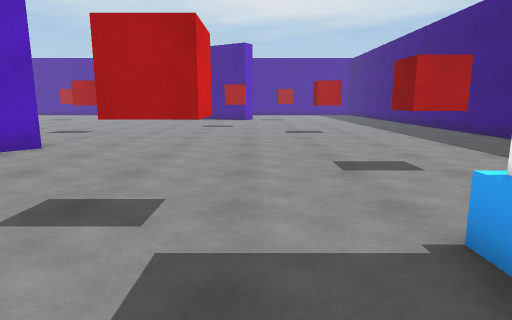
View 1 (above)

22 first-person views from a walk through a Unity game level. The camera is 1.3 m above the floor, tilts 10° down and sees 75° across. The floor is counted in squares, 1 m on a side. Each view is taken from the middle of a square. On the plan, view 1 faces up. The plan holds only what a view shows up to about 14 squares ahead; the rest is blank. The place goes on beyond the plan. The player character is not drawn.

View 2
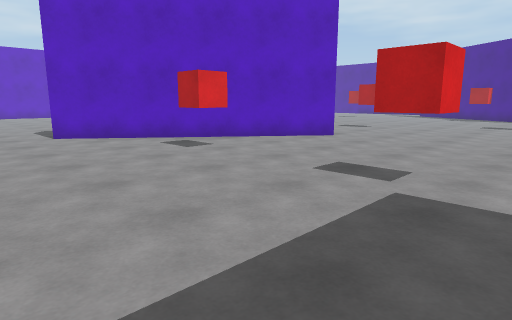

View 3
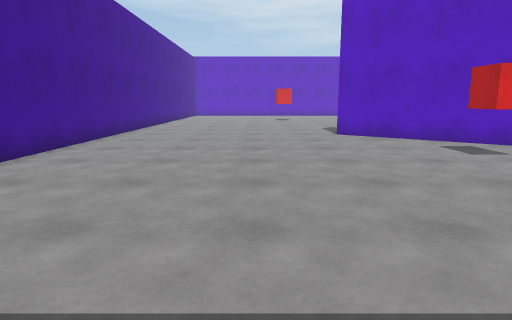

View 4
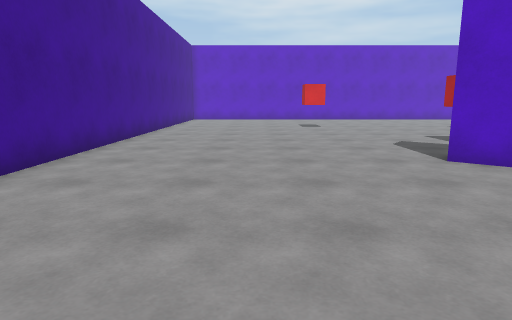

View 5
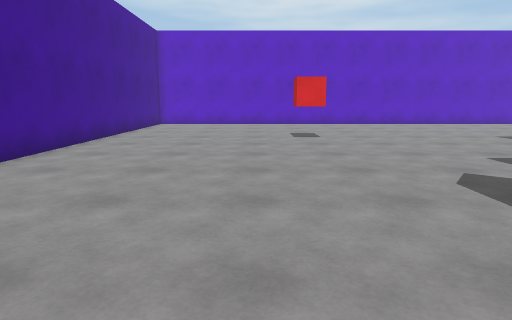

View 6
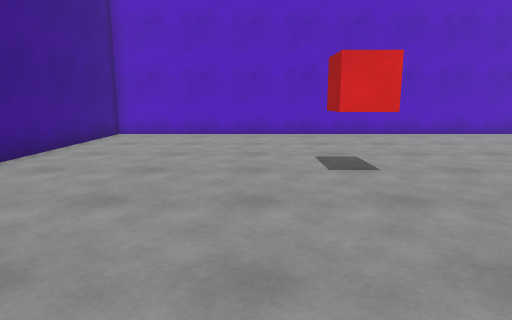

View 7
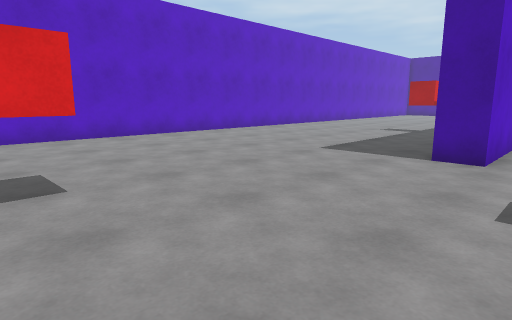

View 8
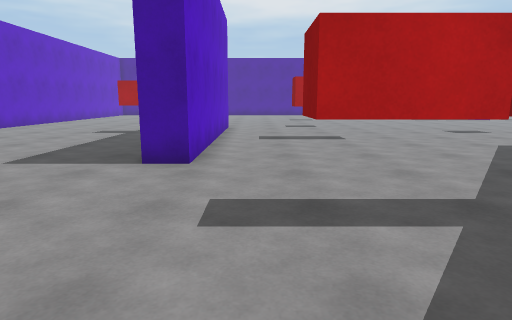

View 9
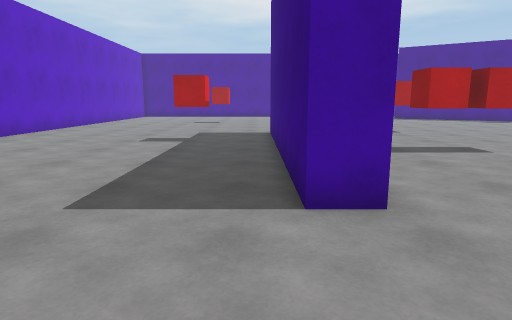

View 10
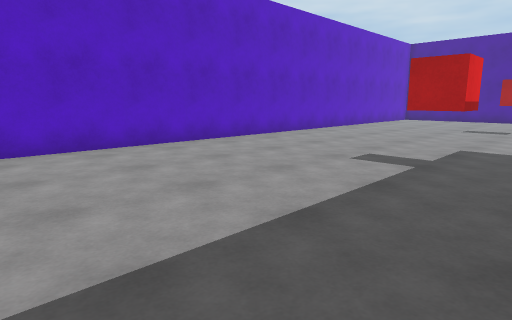

View 11
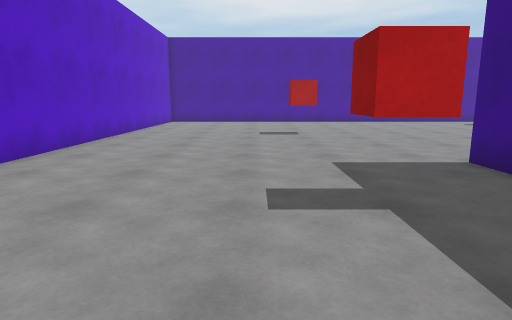

View 12
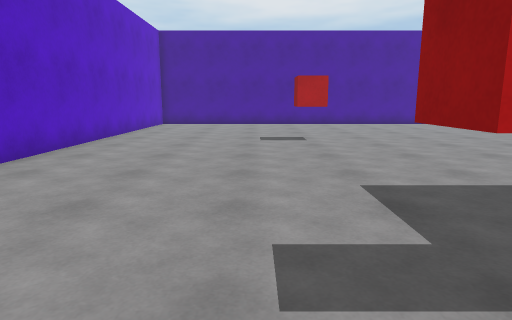

View 13
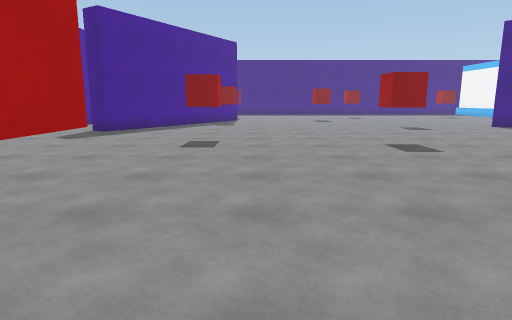

View 14
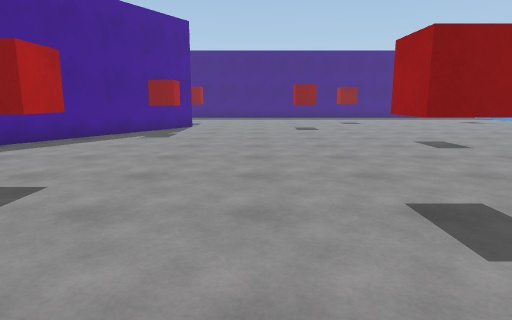

View 15
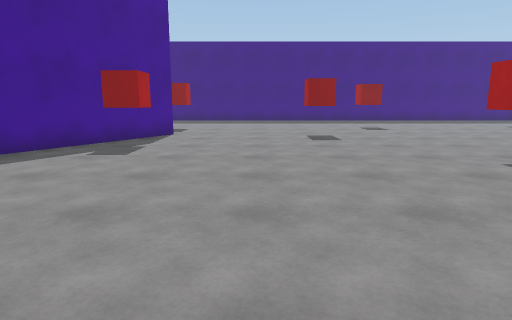

View 16
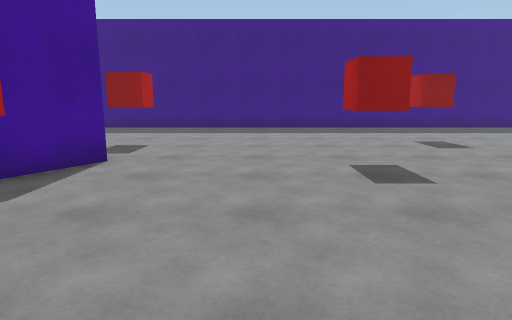

View 17
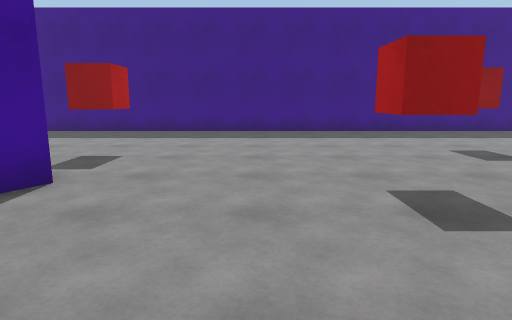

View 18
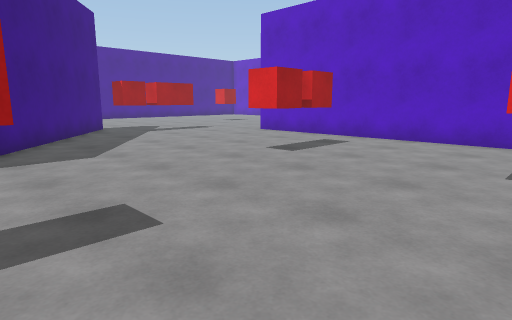

View 19
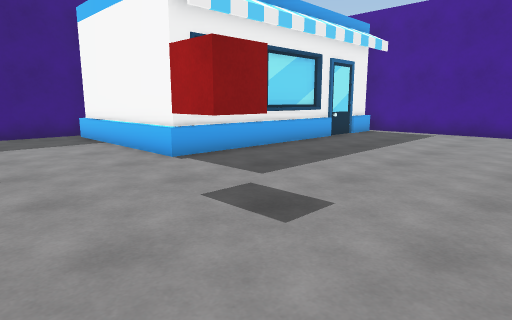

View 20
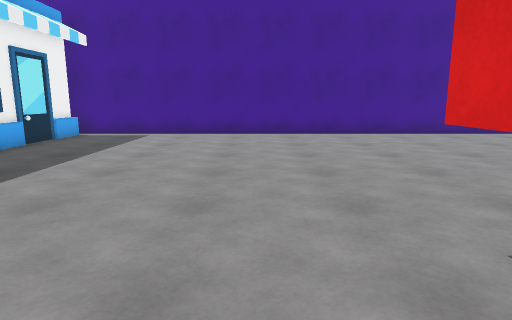

View 21
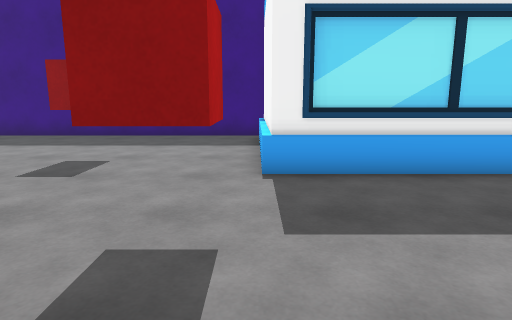

View 22
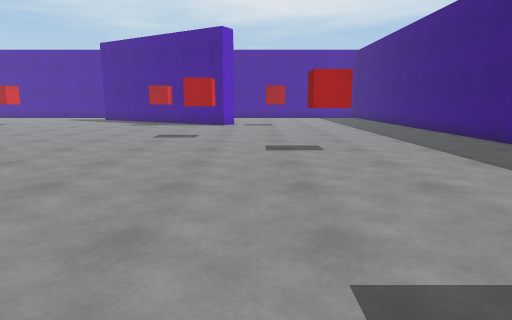

### Floor plan
Points are (right, up) in squares from view 1. A wall is a line through its corners. A room is listed if a view was taken in it or the views show most of it. See-through windows are left out.
Room 1 (views 1, 2, 3, 4, 5, 6, 7, 8, 9, 10, 11, 12, 13, 14, 15, 16, 17, 18, 19, 20, 21, 22)
walls: (-6, 9.3) (-12.2, 1.2); (-12.1, 3) (-8.2, 8); (-18.4, 16.5) (-18.4, 6.9) (-19.4, 6.9) (-19.4, 17.1); (2, 2.7) (8.1, 2.7); (-0.7, 23.3) (-6.2, 26.5); (2.2, -3.4) (2.2, 2.1); (1.9, -7.1) (1.9, 2.9); (-29.4, 26.4) (-29.4, -7.5) (2.5, -7.5)
low walls: (1.9, 2.9) (8.2, 2.9)
objects: red cube (-23, 0) to (-22, 0); red cube (-23, 14) to (-22, 15); red cube (-23, 23) to (-22, 24); red cube (-16, 3) to (-16, 4); red cube (-16, 12) to (-15, 12); red cube (-15, 3) to (-14, 4); red cube (-14, 3) to (-13, 4); red cube (-14, 12) to (-13, 12); red cube (-14, 17) to (-13, 18); red cube (-13, 23) to (-12, 24); red cube (-7, 3) to (-7, 4); red cube (-7, 14) to (-7, 15); red cube (-5, 23) to (-4, 24); red cube (-1, 3) to (-1, 4); red cube (-1, 17) to (-1, 18); red cube (2, 23) to (2, 24); red cube (3, 6) to (4, 7); red cube (3, 14) to (3, 15)

Where each view was taken, in squares from view 1:
view 1: 0 up, 0 right, facing up
view 2: 2 down, 1 right, facing up-left
view 3: 2 down, 1 right, facing left
view 4: 3 down, 5 left, facing left
view 5: 2 down, 10 left, facing left
view 6: 2 down, 16 left, facing left
view 7: 1 down, 17 left, facing up-left
view 8: 0 up, 17 left, facing up
view 9: 3 up, 20 left, facing up
view 10: 7 up, 20 left, facing up-left
view 11: 10 up, 24 left, facing up
view 12: 12 up, 24 left, facing up
view 13: 22 up, 24 left, facing right
view 14: 20 up, 18 left, facing right
view 15: 20 up, 14 left, facing right
view 16: 20 up, 8 left, facing right
view 17: 20 up, 6 left, facing right
view 18: 18 up, 7 left, facing down-left
view 19: 7 up, 5 left, facing down-right
view 20: 6 up, 5 left, facing down
view 21: 3 up, 4 left, facing right
view 22: 5 up, 1 right, facing up
